Frame 1 (no input): blank canvas, image omitted
Frame 60 (the mouse pressed at the canvas centre just before this capture): blank canvas, image omitted
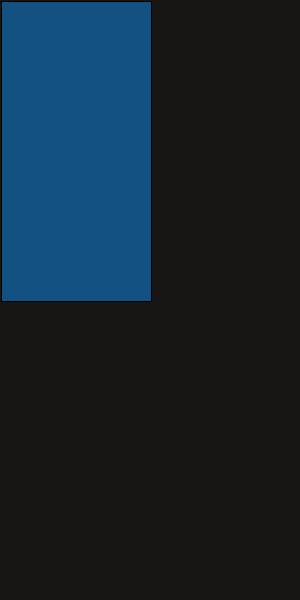
Frame 120 (the mouse held since frame 60 and released just before this capture)

The Processing sketch whose frames 1 and 60 were blank and that drew this single picture after the mouse press (run headless with seeded random() and noise(); from frame 60 on, the mouse is pressed at the canvas centre):

// Processing sketch: processing_20839
// ── processing_20839.pde

int eyelids = 0;
 
void setup() {
  size (300,600);
  colorMode(HSB, 175);
  background(15, 16, 16);
   
  smooth();
  
}
 
void draw() {
  eyelids = int (100);
   
  //stroke (eyelids, 0, 0, 0);
  fill (eyelids, 150, 90, 90);
  rect (1,1,mouseX,mouseY);
  ellipse (600,610,mouseX,mouseY);
    
}
 
void mousePressed (){
 background(15, 16, 16);
   
}
